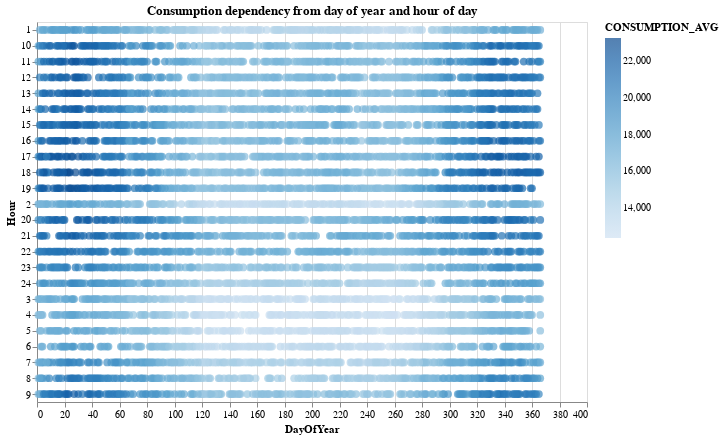

Notebook code for this chart:
### Code cell
alt.Chart(df2.sample(5000)).mark_circle(size=60).encode(
    x='DayOfYear',
    y='Hour',
    color='CONSUMPTION_AVG:Q',
    tooltip=['DayOfYear','Hour','CONSUMPTION_AVG:Q']).properties(width=550,height=380,title="Consumption dependency from day of year and hour of day")

### Figure 1 — Vega-Lite specification as saved in the notebook (floating-point values rounded to 4 significant figures; data arrays with more than 128 entries replaced by an {"elided": "..."} marker saying what was removed)
{"config": {"view": {"continuousWidth": 400, "continuousHeight": 300}}, "data": {"name": "data-a6c9da0d1eabf23af6d669d0fdffdcef"}, "mark": {"type": "circle", "size": 60}, "encoding": {"color": {"type": "quantitative", "field": "CONSUMPTION_AVG"}, "tooltip": [{"type": "quantitative", "field": "DayOfYear"}, {"type": "nominal", "field": "Hour"}, {"type": "quantitative", "field": "CONSUMPTION_AVG"}], "x": {"type": "quantitative", "field": "DayOfYear"}, "y": {"type": "nominal", "field": "Hour"}}, "height": 380, "title": "Consumption dependency from day of year and hour of day", "width": 550, "$schema": "https://vega.github.io/schema/vega-lite/v4.8.1.json", "datasets": {"data-a6c9da0d1eabf23af6d669d0fdffdcef": {"elided": "5000 records"}}}
